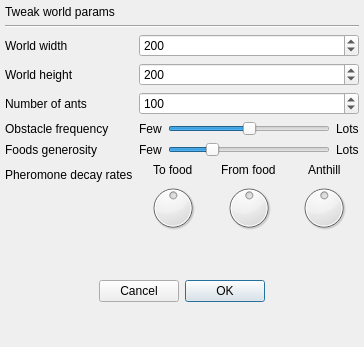
<?xml version="1.0" encoding="UTF-8"?>
<ui version="4.0">
 <class>WorldGenDialog</class>
 <widget class="QDialog" name="WorldGenDialog">
  <property name="windowModality">
   <enum>Qt::WindowModal</enum>
  </property>
  <property name="geometry">
   <rect>
    <x>0</x>
    <y>0</y>
    <width>364</width>
    <height>347</height>
   </rect>
  </property>
  <property name="sizePolicy">
   <sizepolicy hsizetype="MinimumExpanding" vsizetype="MinimumExpanding">
    <horstretch>0</horstretch>
    <verstretch>0</verstretch>
   </sizepolicy>
  </property>
  <property name="minimumSize">
   <size>
    <width>0</width>
    <height>0</height>
   </size>
  </property>
  <property name="modal">
   <bool>true</bool>
  </property>
  <widget class="QWidget" name="centralwidget">
   <property name="geometry">
    <rect>
     <x>0</x>
     <y>0</y>
     <width>364</width>
     <height>349</height>
    </rect>
   </property>
   <layout class="QHBoxLayout" name="horizontalLayout" stretch="0">
    <property name="leftMargin">
     <number>5</number>
    </property>
    <property name="topMargin">
     <number>5</number>
    </property>
    <property name="rightMargin">
     <number>5</number>
    </property>
    <property name="bottomMargin">
     <number>5</number>
    </property>
    <item>
     <layout class="QVBoxLayout" name="verticalLayout_2">
      <item>
       <widget class="QLabel" name="label_14">
        <property name="sizePolicy">
         <sizepolicy hsizetype="Fixed" vsizetype="Preferred">
          <horstretch>0</horstretch>
          <verstretch>0</verstretch>
         </sizepolicy>
        </property>
        <property name="text">
         <string>Tweak world params</string>
        </property>
        <property name="alignment">
         <set>Qt::AlignCenter</set>
        </property>
       </widget>
      </item>
      <item>
       <widget class="Line" name="line">
        <property name="orientation">
         <enum>Qt::Horizontal</enum>
        </property>
       </widget>
      </item>
      <item>
       <layout class="QFormLayout" name="formLayout">
        <property name="fieldGrowthPolicy">
         <enum>QFormLayout::AllNonFixedFieldsGrow</enum>
        </property>
        <property name="labelAlignment">
         <set>Qt::AlignLeading|Qt::AlignLeft|Qt::AlignVCenter</set>
        </property>
        <item row="0" column="0">
         <widget class="QLabel" name="label">
          <property name="text">
           <string>World width</string>
          </property>
         </widget>
        </item>
        <item row="0" column="1">
         <widget class="QSpinBox" name="worldWidth">
          <property name="maximum">
           <number>1000</number>
          </property>
          <property name="value">
           <number>200</number>
          </property>
         </widget>
        </item>
        <item row="1" column="0">
         <widget class="QLabel" name="label_2">
          <property name="text">
           <string>World height</string>
          </property>
         </widget>
        </item>
        <item row="1" column="1">
         <widget class="QSpinBox" name="worldHeight">
          <property name="maximum">
           <number>1000</number>
          </property>
          <property name="value">
           <number>200</number>
          </property>
         </widget>
        </item>
        <item row="2" column="0">
         <widget class="QLabel" name="label_3">
          <property name="text">
           <string>Number of ants</string>
          </property>
         </widget>
        </item>
        <item row="2" column="1">
         <widget class="QSpinBox" name="numAnts">
          <property name="maximum">
           <number>1000</number>
          </property>
          <property name="value">
           <number>100</number>
          </property>
         </widget>
        </item>
        <item row="3" column="0">
         <widget class="QLabel" name="label_4">
          <property name="text">
           <string>Obstacle frequency</string>
          </property>
         </widget>
        </item>
        <item row="3" column="1">
         <layout class="QHBoxLayout" name="horizontalLayout_2">
          <item>
           <widget class="QLabel" name="label_7">
            <property name="text">
             <string>Few</string>
            </property>
           </widget>
          </item>
          <item>
           <widget class="QSlider" name="obstacleFreq">
            <property name="value">
             <number>50</number>
            </property>
            <property name="orientation">
             <enum>Qt::Horizontal</enum>
            </property>
           </widget>
          </item>
          <item>
           <widget class="QLabel" name="label_9">
            <property name="text">
             <string>Lots</string>
            </property>
           </widget>
          </item>
         </layout>
        </item>
        <item row="5" column="0">
         <widget class="QLabel" name="label_5">
          <property name="text">
           <string>Foods generosity</string>
          </property>
         </widget>
        </item>
        <item row="5" column="1">
         <layout class="QHBoxLayout" name="horizontalLayout_3">
          <item>
           <widget class="QLabel" name="label_8">
            <property name="text">
             <string>Few</string>
            </property>
           </widget>
          </item>
          <item>
           <widget class="QSlider" name="foodGenerosity">
            <property name="sliderPosition">
             <number>25</number>
            </property>
            <property name="orientation">
             <enum>Qt::Horizontal</enum>
            </property>
           </widget>
          </item>
          <item>
           <widget class="QLabel" name="label_10">
            <property name="text">
             <string>Lots</string>
            </property>
           </widget>
          </item>
         </layout>
        </item>
        <item row="7" column="0">
         <widget class="QLabel" name="label_6">
          <property name="text">
           <string>Pheromone decay rates</string>
          </property>
         </widget>
        </item>
        <item row="7" column="1">
         <layout class="QHBoxLayout" name="horizontalLayout_4">
          <item>
           <layout class="QVBoxLayout" name="verticalLayout_3">
            <item alignment="Qt::AlignHCenter">
             <widget class="QLabel" name="label_11">
              <property name="sizePolicy">
               <sizepolicy hsizetype="Fixed" vsizetype="Preferred">
                <horstretch>0</horstretch>
                <verstretch>0</verstretch>
               </sizepolicy>
              </property>
              <property name="text">
               <string>To food</string>
              </property>
             </widget>
            </item>
            <item alignment="Qt::AlignHCenter">
             <widget class="QDial" name="toFoodCoef">
              <property name="maximumSize">
               <size>
                <width>50</width>
                <height>50</height>
               </size>
              </property>
              <property name="value">
               <number>50</number>
              </property>
             </widget>
            </item>
           </layout>
          </item>
          <item>
           <layout class="QVBoxLayout" name="verticalLayout_5">
            <item alignment="Qt::AlignHCenter">
             <widget class="QLabel" name="label_12">
              <property name="sizePolicy">
               <sizepolicy hsizetype="Fixed" vsizetype="Preferred">
                <horstretch>0</horstretch>
                <verstretch>0</verstretch>
               </sizepolicy>
              </property>
              <property name="text">
               <string>From food</string>
              </property>
             </widget>
            </item>
            <item alignment="Qt::AlignHCenter">
             <widget class="QDial" name="fromFoodCoef">
              <property name="maximumSize">
               <size>
                <width>50</width>
                <height>50</height>
               </size>
              </property>
              <property name="value">
               <number>50</number>
              </property>
             </widget>
            </item>
           </layout>
          </item>
          <item>
           <layout class="QVBoxLayout" name="verticalLayout_4">
            <item alignment="Qt::AlignHCenter">
             <widget class="QLabel" name="label_13">
              <property name="sizePolicy">
               <sizepolicy hsizetype="Fixed" vsizetype="Preferred">
                <horstretch>0</horstretch>
                <verstretch>0</verstretch>
               </sizepolicy>
              </property>
              <property name="text">
               <string>Anthill</string>
              </property>
             </widget>
            </item>
            <item alignment="Qt::AlignHCenter">
             <widget class="QDial" name="anthillCoef">
              <property name="maximumSize">
               <size>
                <width>50</width>
                <height>50</height>
               </size>
              </property>
              <property name="value">
               <number>50</number>
              </property>
             </widget>
            </item>
           </layout>
          </item>
         </layout>
        </item>
       </layout>
      </item>
      <item alignment="Qt::AlignHCenter">
       <widget class="QDialogButtonBox" name="buttonBox">
        <property name="enabled">
         <bool>true</bool>
        </property>
        <property name="sizePolicy">
         <sizepolicy hsizetype="Expanding" vsizetype="Expanding">
          <horstretch>0</horstretch>
          <verstretch>0</verstretch>
         </sizepolicy>
        </property>
        <property name="maximumSize">
         <size>
          <width>176</width>
          <height>16777215</height>
         </size>
        </property>
        <property name="layoutDirection">
         <enum>Qt::RightToLeft</enum>
        </property>
        <property name="standardButtons">
         <set>QDialogButtonBox::Cancel|QDialogButtonBox::Ok</set>
        </property>
       </widget>
      </item>
     </layout>
    </item>
   </layout>
  </widget>
  <action name="actionExit">
   <property name="text">
    <string>Exit</string>
   </property>
  </action>
  <action name="actionAbout">
   <property name="text">
    <string>About</string>
   </property>
  </action>
 </widget>
 <resources/>
 <connections>
  <connection>
   <sender>buttonBox</sender>
   <signal>accepted()</signal>
   <receiver>WorldGenDialog</receiver>
   <slot>accept()</slot>
   <hints>
    <hint type="sourcelabel">
     <x>181</x>
     <y>327</y>
    </hint>
    <hint type="destinationlabel">
     <x>181</x>
     <y>173</y>
    </hint>
   </hints>
  </connection>
  <connection>
   <sender>buttonBox</sender>
   <signal>rejected()</signal>
   <receiver>WorldGenDialog</receiver>
   <slot>reject()</slot>
   <hints>
    <hint type="sourcelabel">
     <x>181</x>
     <y>327</y>
    </hint>
    <hint type="destinationlabel">
     <x>181</x>
     <y>173</y>
    </hint>
   </hints>
  </connection>
 </connections>
</ui>
